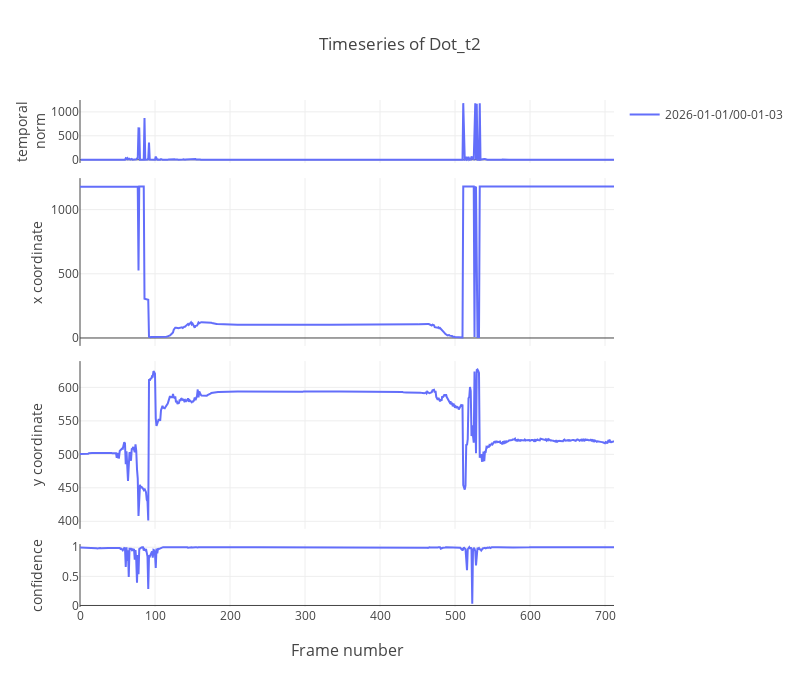

Write notebook code for a chart like this one.
### Markdown cell above
### Plot video traces

### Code cell
# rerun this cell each time you want to update the keypoint

from IPython.display import display, clear_output
import ipywidgets as widgets

def on_change(change):
    if change["type"] == "change" and change["name"] == "value":
        clear_output()
        cols = get_col_names(change["new"], "x", dframes_metrics.keys())
        fig_traces = plot_precomputed_traces(df_metrics, df_concat, cols)
        fig_traces.show()

# create a Dropdown widget
dropdown = widgets.Dropdown(
    options=keypoint_names,
    value=None,  # Set the default selected value
    description="Select keypoint:",
)

# update plot upon change
dropdown.observe(on_change)

# display widget
display(dropdown)

### Figure 1 — Plotly figure (JSON) as saved in the notebook; plotly's stock layout.template omitted (floating-point values rounded to 4 significant figures; data arrays with more than 128 entries replaced by an {"elided": "..."} marker saying what was removed)
{"data": [{"line": {"color": "#636EFA"}, "mode": "lines", "name": "Dot_t2_x_2026-01-01/00-01-03", "showlegend": false, "type": "scatter", "x": {"elided": "713 int values"}, "xaxis": "x", "y": {"elided": "713 float values"}, "yaxis": "y"}, {"line": {"color": "#636EFA"}, "mode": "lines", "name": "2026-01-01/00-01-03", "showlegend": false, "type": "scatter", "x": {"elided": "713 int values"}, "xaxis": "x2", "y": {"elided": "713 float values"}, "yaxis": "y2"}, {"line": {"color": "#636EFA"}, "mode": "lines", "name": "2026-01-01/00-01-03", "showlegend": true, "type": "scatter", "x": {"elided": "713 int values"}, "xaxis": "x3", "y": {"elided": "713 float values"}, "yaxis": "y3"}, {"line": {"color": "#636EFA"}, "mode": "lines", "name": "Dot_t2_likelihood_2026-01-01/00-01-03", "showlegend": false, "type": "scatter", "x": {"elided": "713 int values"}, "xaxis": "x4", "y": {"elided": "713 float values"}, "yaxis": "y4"}], "layout": {"annotations": [{"font": {"size": 16}, "showarrow": false, "text": "Frame number", "x": 0.5, "xanchor": "center", "xref": "paper", "y": 0, "yanchor": "top", "yref": "paper", "yshift": -30}], "height": 687.5, "title": {"text": "Timeseries of Dot_t2"}, "width": 800, "xaxis": {"anchor": "y", "domain": [0, 1], "matches": "x4", "showticklabels": false}, "xaxis2": {"anchor": "y2", "domain": [0, 1], "matches": "x4", "showticklabels": false}, "xaxis3": {"anchor": "y3", "domain": [0, 1], "matches": "x4", "showticklabels": false}, "xaxis4": {"anchor": "y4", "domain": [0, 1]}, "yaxis": {"anchor": "x", "domain": [0.8759, 1], "title": {"text": "temporal<br>norm"}}, "yaxis2": {"anchor": "x2", "domain": [0.515, 0.8459], "title": {"text": "x coordinate"}}, "yaxis3": {"anchor": "x3", "domain": [0.1541, 0.485], "title": {"text": "y coordinate"}}, "yaxis4": {"anchor": "x4", "domain": [0, 0.1241], "title": {"text": "confidence"}}}}
